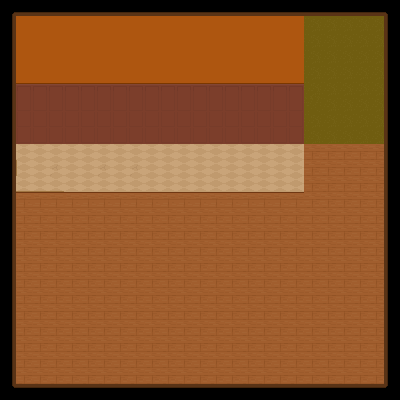

A level layout from a 2D game, rendered from its tile map. Below: a short description, then the map file with its tile-grid data intact:
An orthogonal 25x25 tile map with 16x16 px tiles, 1 tile layer (Floors), 2 tilesets.

<map version="1.10" tiledversion="1.10.2" orientation="orthogonal" renderorder="right-down" width="25" height="25" tilewidth="16" tileheight="16" infinite="0" nextlayerid="4" nextobjectid="1">
 <tileset firstgid="1" source="FloorsAndWall.tsx" />
 <tileset firstgid="163" source="Furniture.tsx" />
 <layer id="1" name="Floors" width="25" height="25" opacity="0.9">
  <data encoding="csv">
1,12,12,12,12,12,12,12,12,12,12,12,12,12,12,12,12,12,12,12,12,12,12,12,18,
127,44,44,44,44,44,44,44,44,44,44,44,44,44,44,44,44,44,44,40,40,40,40,40,36,
127,44,44,44,44,44,44,44,44,44,44,44,44,44,44,44,44,44,44,40,40,40,40,40,36,
127,44,44,44,44,44,44,44,44,44,44,44,44,44,44,44,44,44,44,40,40,40,40,40,36,
127,44,44,44,44,44,44,44,44,44,44,44,44,44,44,44,44,44,44,40,40,40,40,40,36,
127,62,62,62,62,62,62,62,62,62,62,62,62,62,62,62,62,62,62,40,40,40,40,40,36,
127,80,80,80,80,80,80,80,80,80,80,80,80,80,80,80,80,80,80,58,40,40,40,40,36,
127,80,80,80,80,80,80,80,80,80,80,80,80,80,80,80,80,80,80,40,40,40,40,40,36,
127,80,80,80,80,80,80,80,80,80,80,80,80,80,80,80,80,80,80,40,40,40,40,40,36,
127,115,115,115,115,115,115,115,115,115,115,115,115,115,115,115,115,115,115,111,111,111,111,111,36,
127,114,115,116,115,115,116,115,116,115,115,115,115,115,115,115,115,115,115,111,111,111,111,111,36,
127,133,133,133,115,115,115,115,115,115,115,115,115,115,115,115,115,115,115,111,111,111,111,111,36,
127,93,93,93,93,93,93,93,93,93,93,93,93,93,93,93,93,93,93,111,111,111,111,111,36,
127,111,111,111,111,111,111,111,111,111,111,111,111,111,111,111,111,111,111,111,111,111,111,111,36,
127,111,111,111,111,111,111,111,111,111,111,111,111,111,111,111,111,111,111,111,111,111,111,111,36,
127,111,111,111,111,111,111,111,111,111,111,111,111,111,111,111,111,111,111,111,111,111,111,111,36,
127,111,111,111,111,111,111,111,111,111,111,111,111,111,111,111,111,111,111,111,111,111,111,111,36,
127,111,111,111,111,111,111,111,111,111,111,111,111,111,111,111,111,111,111,111,111,111,111,111,36,
127,111,111,111,111,111,111,111,111,111,111,111,111,111,111,111,111,111,111,111,111,111,111,111,36,
127,111,111,111,111,111,111,111,111,111,111,111,111,111,111,111,111,111,111,111,111,111,111,111,36,
127,111,111,111,111,111,111,111,111,111,111,111,111,111,111,111,111,111,111,111,111,111,111,111,36,
127,111,111,111,111,111,111,111,111,111,111,111,111,111,111,111,111,111,111,111,111,111,111,111,36,
127,111,111,111,111,111,111,111,111,111,111,111,111,111,111,111,111,111,111,111,111,111,111,111,36,
127,111,111,111,111,111,111,111,111,111,111,111,111,111,111,111,111,111,111,111,111,111,111,111,36,
145,161,161,161,161,161,161,161,161,161,161,161,161,161,161,161,161,161,161,161,161,161,161,161,162
</data>
 </layer>
</map>
